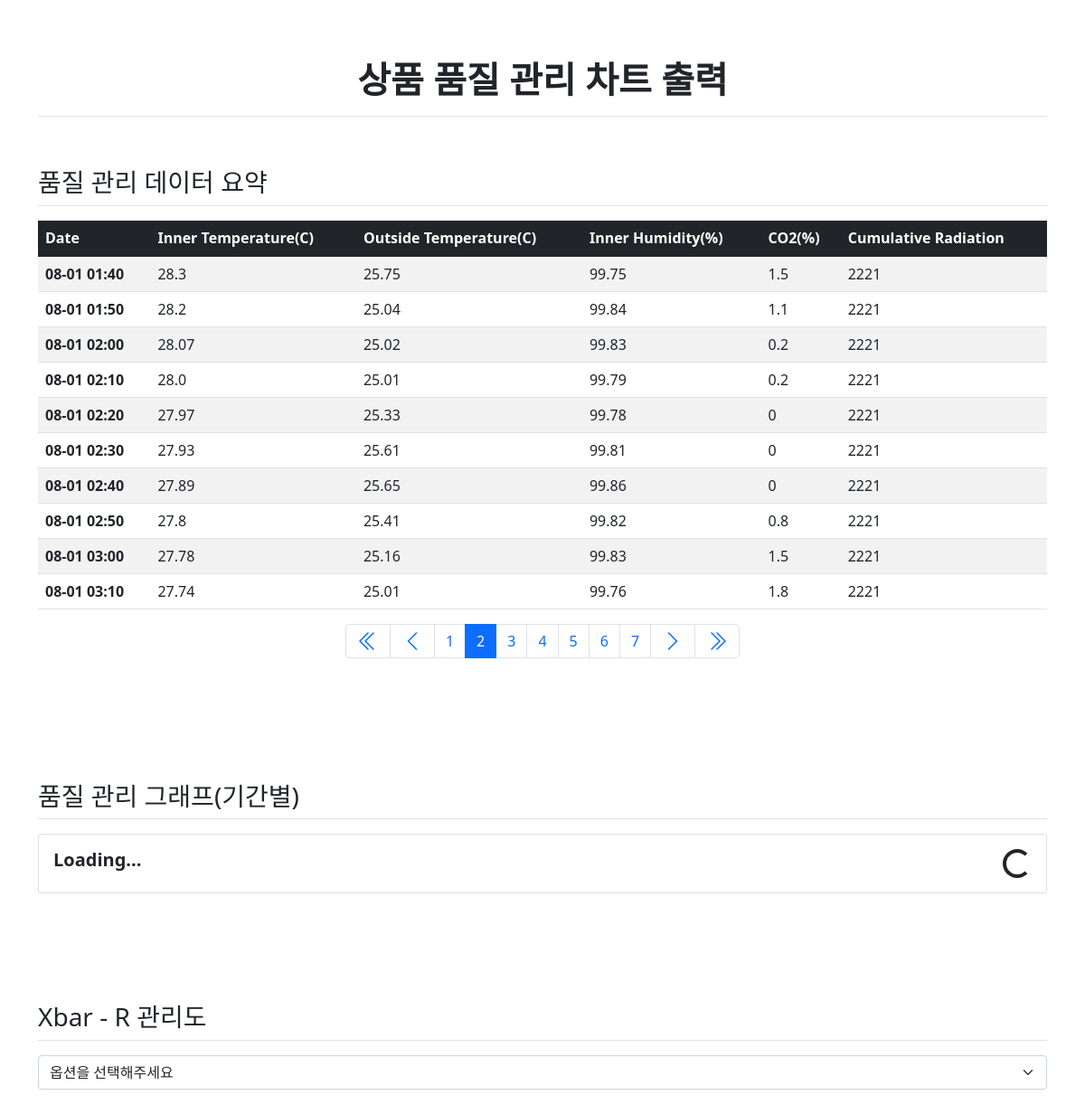
/chart/?page=2, run on the app's committed database.
### chart/models.py (models this page shows)
class ChartData(models.Model):
    date = models.CharField("날짜", max_length=20, null=False)
    inner_temp = models.FloatField("내부 온도", null=True)
    outside_temp = models.FloatField("외부 온도", null=True)
    inner_humidity = models.FloatField("내부 습도", null=True)
    co2 = models.FloatField("co2", null=True)
    cumulative_radiation = models.FloatField("자외선", null=True)

### chart/views.py (the view)
# urls.py: path('', views.ChartView, name="chart"),
def ChartView(request):
    page = request.GET.get('page','1')
    chartdata = ChartData.objects.order_by('date')
    paginator = Paginator(chartdata, 10)  # 페이지당 10개씩 보여주기
    page_obj = paginator.get_page(page)
    context = {'chartdatas': page_obj}
    return render(request, 'chart/chart.html', context)

### templates/chart/chart.html (shortened to what this page needs)
{% load static %}
<link rel="stylesheet" type="text/css" href="{% static 'bootstrap.min.css' %}">
<div class="container">
    <h1 class="border-bottom fw-bolder text-center py-3 my-5">상품 품질 관리 차트 출력</h1>
</div>
<div>
<div class="container pb-5">
    <h3 class="border-bottom my-3 py-2">품질 관리 데이터 요약</h3>
    <table class="table table-striped table-hover">
        <thead class="table-dark">
            <tr>
                <th>Date</th>
                <th>Inner Temperature(C)</th>
                <th>Outside Temperature(C)</th>
                <th>Inner Humidity(%)</th>
                <th>CO2(%)</th>
                <th>Cumulative Radiation</th>
            </tr>
        </thead>
        <tbody>
            {% for chartdata in chartdatas %}
                <tr>
                    <th>{{ chartdata.date|slice:"5:" }}</th>
                    <td>{{chartdata.inner_temp}}</td>
                    <td>{{chartdata.outside_temp}}</td>
                    <td>{{chartdata.inner_humidity}}</td>
                    <td>{{chartdata.co2}}</td>
                    <td>{{chartdata.cumulative_radiation}}</td>
                </tr>
            {% endfor %}
        </tbody>
    </table>
    <ul class="pagination justify-content-center">
        {% if chartdatas.has_previous %}
        <li class="page-item">
            <a class="page-link" href="?page={{ chartdatas.paginator.page_range.0 }}" aria-label="First">
            </a>
        </li>
        <li class="page-item">
            <a class="page-link" href="?page={{ chartdatas.previous_page_number }}">
                <svg xmlns="http://www.w3.org/2000/svg" width="24" height="24" fill="currentColor" class="bi bi-chevron-left" viewBox="0 0 16 16">
                  <path fill-rule="evenodd" d="M11.354 1.646a.5.5 0 0 1 0 .708L5.707 8l5.647 5.646a.5.5 0 0 1-.708.708l-6-6a.5.5 0 0 1 0-.708l6-6a.5.5 0 0 1 .708 0z"/>
                </svg>
            </a>
        </li>
        {% endif %}
        {% for page_number in chartdatas.paginator.page_range %}
        {% if page_number >= chartdatas.number|add:-5 and page_number <= chartdatas.number|add:5 %}
        {% if page_number == chartdatas.number %}
        <li class="page-item active" aria-current="page">
            <a class="page-link" href="?page={{ page_number }}">{{ page_number }}</a>
        </li>
        {% else %}
        <li class="page-item">
            <a class="page-link" href="?page={{ page_number }}">{{ page_number }}</a>
        </li>
        {% endif %}
        {% endif %}
        {% endfor %}
        {% if chartdatas.has_next %}
        <li class="page-item">
            <a class="page-link" href="?page={{ chartdatas.next_page_number }}">
                <svg xmlns="http://www.w3.org/2000/svg" width="24" height="24" fill="currentColor" class="bi bi-chevron-right" viewBox="0 0 16 16">
                  <path fill-rule="evenodd" d="M4.646 1.646a.5.5 0 0 1 .708 0l6 6a.5.5 0 0 1 0 .708l-6 6a.5.5 0 0 1-.708-.708L10.293 8 4.646 2.354a.5.5 0 0 1 0-.708z"/>
                </svg>
            </a>
        </li>
        <li class="page-item">
                  <a class="page-link" href="?page={{ chartdatas.paginator.page_range|last }}" aria-label="Next">
                  </a>
        </li>
        {% endif %}
    </ul>
</div>
<div class="container py-5">
    <h3 class="border-bottom my-3 py-2">품질 관리 그래프(기간별)</h3>
    <div id="container">
    <div class="card">
      <div class="card-body">
            <div class="d-flex align-items-center">
              <h5><strong>Loading...</strong></h5>
              <div class="spinner-border ms-auto" role="status" aria-hidden="true"></div>
            </div>
      </div>
    </div>
    </div>
</div>
<div class="container py-5">
    <h3 class="border-bottom my-3 py-2">Xbar - R 관리도</h3>
    <select id="select_data" class="form-select form-select mb-3" onchange="getval(this);">
        <option selected>옵션을 선택해주세요</option>
    </select>
</div>
</div>

### data on the page
ChartData: date "08-01 01:40", inner_temp "28.3", outside_temp "25.75", inner_humidity "99.75", co2 "1.5", cumulative_radiation "2221"
ChartData: date "08-01 01:50", inner_temp "28.2", outside_temp "25.04", inner_humidity "99.84", co2 "1.1", cumulative_radiation "2221"
ChartData: date "08-01 02:00", inner_temp "28.07", outside_temp "25.02", inner_humidity "99.83", co2 "0.2", cumulative_radiation "2221"
ChartData: date "08-01 02:10", inner_temp "28.0", outside_temp "25.01", inner_humidity "99.79", co2 "0.2", cumulative_radiation "2221"
ChartData: date "08-01 02:20", inner_temp "27.97", outside_temp "25.33", inner_humidity "99.78", co2 "0", cumulative_radiation "2221"
ChartData: date "08-01 02:30", inner_temp "27.93", outside_temp "25.61", inner_humidity "99.81", co2 "0", cumulative_radiation "2221"
ChartData: date "08-01 02:40", inner_temp "27.89", outside_temp "25.65", inner_humidity "99.86", co2 "0", cumulative_radiation "2221"
ChartData: date "08-01 02:50", inner_temp "27.8", outside_temp "25.41", inner_humidity "99.82", co2 "0.8", cumulative_radiation "2221"
ChartData: date "08-01 03:00", inner_temp "27.78", outside_temp "25.16", inner_humidity "99.83", co2 "1.5", cumulative_radiation "2221"
ChartData: date "08-01 03:10", inner_temp "27.74", outside_temp "25.01", inner_humidity "99.76", co2 "1.8", cumulative_radiation "2221"

### other printed values
{{ page_number }} "1" "3" "4" "5" "6" "7"
{{ page_number }} "2"
